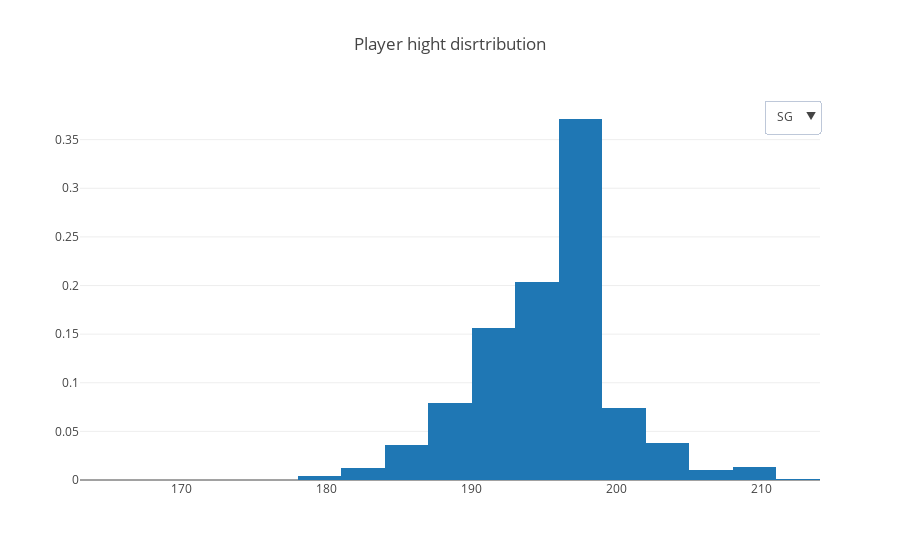

Notebook cell for this chart:
### Code cell
traces = []
for position in ['SG', 'SF', 'C', 'PG', 'PF']:
    traces.append(
        go.Histogram(
            x=seasons_df[seasons_df['Position'] == position]['height'],
            xbins=dict(
                start=160,
                end=230,
                size= 3),
            autobinx = False,
            histnorm='probability', 
            name = position, 
            visible = (position == 'SG'))
    )
    
layout = go.Layout(
    title='Player hight disrtribution',
    updatemenus=list([
        dict(
            x=1,
            y=1,
            yanchor='top',
            buttons=list([
                dict(
                    args=['visible', [True] + [False]*4],
                    label='SG',
                    method='restyle'
                ),
                dict(
                    args=['visible', [False] + [True] + [False]*3],
                    label='SF',
                    method='restyle'
                ),
                dict(
                    args=['visible', [False]*2 + [True] + [False]*2],
                    label='C',
                    method='restyle'
                ),
                dict(
                    args=['visible', [False]*3 + [True] + [False]],
                    label='PG',
                    method='restyle'
                ),
                dict(
                    args=['visible', [False]*4 + [True]],
                    label='PF',
                    method='restyle'
                )
            ]),
        )
    ]),
)

fig = {'data': traces, 'layout': layout}
iplot(fig, show_link=False)

### Figure 1 — Plotly figure (JSON) as saved in the notebook; plotly's stock layout.template omitted (floating-point values rounded to 4 significant figures; data arrays with more than 128 entries replaced by an {"elided": "..."} marker saying what was removed)
{"data": [{"autobinx": false, "histnorm": "probability", "name": "SG", "type": "histogram", "uid": "db326064-963e-4ea9-86d3-f9df81abc951", "visible": true, "x": {"elided": "4264 int values"}, "xbins": {"end": 230, "size": 3, "start": 160}}, {"autobinx": false, "histnorm": "probability", "name": "SF", "type": "histogram", "uid": "f5396852-93d9-4960-b253-b20d34215977", "visible": false, "x": {"elided": "4036 int values"}, "xbins": {"end": 230, "size": 3, "start": 160}}, {"autobinx": false, "histnorm": "probability", "name": "C", "type": "histogram", "uid": "d4793e78-33d9-4a8c-8371-81cbd93a80ed", "visible": false, "x": {"elided": "3746 int values"}, "xbins": {"end": 230, "size": 3, "start": 160}}, {"autobinx": false, "histnorm": "probability", "name": "PG", "type": "histogram", "uid": "7cadd3fc-09da-4972-8184-ca474b06abc7", "visible": false, "x": {"elided": "4151 int values"}, "xbins": {"end": 230, "size": 3, "start": 160}}, {"autobinx": false, "histnorm": "probability", "name": "PF", "type": "histogram", "uid": "484b3d2d-b64e-4bed-bf08-219361ffbbe1", "visible": false, "x": {"elided": "4375 int values"}, "xbins": {"end": 230, "size": 3, "start": 160}}], "layout": {"title": "Player hight disrtribution", "updatemenus": [{"buttons": [{"args": ["visible", [true, false, false, false, false]], "label": "SG", "method": "restyle"}, {"args": ["visible", [false, true, false, false, false]], "label": "SF", "method": "restyle"}, {"args": ["visible", [false, false, true, false, false]], "label": "C", "method": "restyle"}, {"args": ["visible", [false, false, false, true, false]], "label": "PG", "method": "restyle"}, {"args": ["visible", [false, false, false, false, true]], "label": "PF", "method": "restyle"}], "x": 1, "y": 1, "yanchor": "top"}]}}
